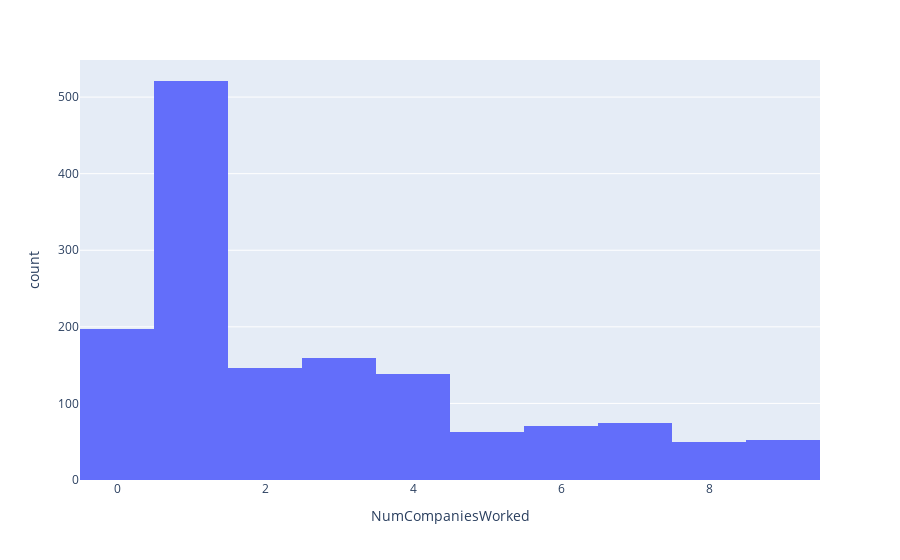

The cell this chart's notebook holds for it:
### Markdown cell above
##### Focus on one continuous variable, Number of Companies worked

### Code cell
fig = px.histogram(attrition_df, x="NumCompaniesWorked")
fig.show()

### Figure 1 — Plotly figure (JSON) as saved in the notebook; plotly's stock layout.template omitted (floating-point values rounded to 4 significant figures; data arrays with more than 128 entries replaced by an {"elided": "..."} marker saying what was removed)
{"data": [{"alignmentgroup": "True", "bingroup": "x", "hovertemplate": "NumCompaniesWorked=%{x}<br>count=%{y}<extra></extra>", "legendgroup": "", "marker": {"color": "#636efa"}, "name": "", "offsetgroup": "", "orientation": "v", "showlegend": false, "type": "histogram", "x": {"elided": "1470 int values"}, "xaxis": "x", "yaxis": "y"}], "layout": {"barmode": "relative", "legend": {"tracegroupgap": 0}, "margin": {"t": 60}, "xaxis": {"anchor": "y", "domain": [0, 1], "title": {"text": "NumCompaniesWorked"}}, "yaxis": {"anchor": "x", "domain": [0, 1], "title": {"text": "count"}}}}
